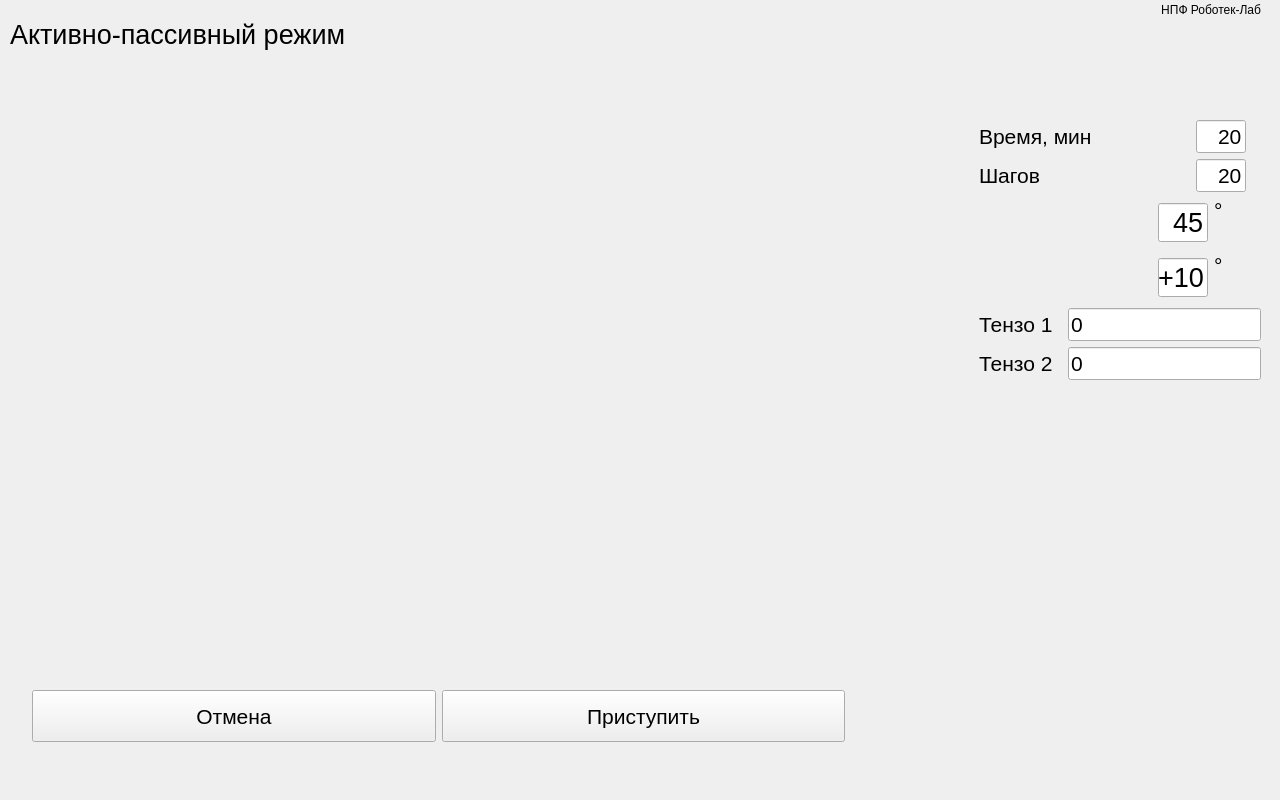
<?xml version="1.0" encoding="UTF-8"?>
<ui version="4.0">
 <class>Ex_ActivePassivePage</class>
 <widget class="QWidget" name="Ex_ActivePassivePage">
  <property name="geometry">
   <rect>
    <x>0</x>
    <y>0</y>
    <width>1280</width>
    <height>800</height>
   </rect>
  </property>
  <property name="windowTitle">
   <string>Form</string>
  </property>
  <widget class="QWidget" name="layoutWidget">
   <property name="geometry">
    <rect>
     <x>10</x>
     <y>0</y>
     <width>1251</width>
     <height>69</height>
    </rect>
   </property>
   <layout class="QHBoxLayout" name="horizontalLayout_2" stretch="0,0,0">
    <item>
     <widget class="QLabel" name="labelPassiveMode">
      <property name="font">
       <font>
        <pointsize>20</pointsize>
       </font>
      </property>
      <property name="text">
       <string>Активно-пассивный режим</string>
      </property>
     </widget>
    </item>
    <item>
     <spacer name="horizontalSpacer_4">
      <property name="orientation">
       <enum>Qt::Horizontal</enum>
      </property>
      <property name="sizeHint" stdset="0">
       <size>
        <width>40</width>
        <height>20</height>
       </size>
      </property>
     </spacer>
    </item>
    <item>
     <layout class="QVBoxLayout" name="verticalLayout">
      <property name="sizeConstraint">
       <enum>QLayout::SetFixedSize</enum>
      </property>
      <item>
       <widget class="QLabel" name="label_3">
        <property name="sizePolicy">
         <sizepolicy hsizetype="Fixed" vsizetype="Fixed">
          <horstretch>0</horstretch>
          <verstretch>0</verstretch>
         </sizepolicy>
        </property>
        <property name="minimumSize">
         <size>
          <width>200</width>
          <height>20</height>
         </size>
        </property>
        <property name="maximumSize">
         <size>
          <width>200</width>
          <height>20</height>
         </size>
        </property>
        <property name="text">
         <string>НПФ Роботек-Лаб</string>
        </property>
        <property name="alignment">
         <set>Qt::AlignRight|Qt::AlignTrailing|Qt::AlignVCenter</set>
        </property>
       </widget>
      </item>
      <item>
       <spacer name="verticalSpacer_3">
        <property name="orientation">
         <enum>Qt::Vertical</enum>
        </property>
        <property name="sizeHint" stdset="0">
         <size>
          <width>17</width>
          <height>13</height>
         </size>
        </property>
       </spacer>
      </item>
      <item>
       <widget class="QLabel" name="label_operator">
        <property name="sizePolicy">
         <sizepolicy hsizetype="Fixed" vsizetype="Fixed">
          <horstretch>0</horstretch>
          <verstretch>0</verstretch>
         </sizepolicy>
        </property>
        <property name="minimumSize">
         <size>
          <width>200</width>
          <height>20</height>
         </size>
        </property>
        <property name="maximumSize">
         <size>
          <width>200</width>
          <height>20</height>
         </size>
        </property>
        <property name="text">
         <string/>
        </property>
        <property name="alignment">
         <set>Qt::AlignRight|Qt::AlignTrailing|Qt::AlignVCenter</set>
        </property>
       </widget>
      </item>
     </layout>
    </item>
   </layout>
  </widget>
  <widget class="QWidget" name="layoutWidget_2">
   <property name="geometry">
    <rect>
     <x>10</x>
     <y>120</y>
     <width>1251</width>
     <height>518</height>
    </rect>
   </property>
   <layout class="QHBoxLayout" name="horizontalLayout_3">
    <item>
     <spacer name="horizontalSpacer_6">
      <property name="orientation">
       <enum>Qt::Horizontal</enum>
      </property>
      <property name="sizeHint" stdset="0">
       <size>
        <width>40</width>
        <height>20</height>
       </size>
      </property>
     </spacer>
    </item>
    <item>
     <layout class="QVBoxLayout" name="verticalLayout_2">
      <item>
       <widget class="QLabel" name="label_leg">
        <property name="minimumSize">
         <size>
          <width>854</width>
          <height>480</height>
         </size>
        </property>
        <property name="maximumSize">
         <size>
          <width>854</width>
          <height>480</height>
         </size>
        </property>
        <property name="text">
         <string/>
        </property>
       </widget>
      </item>
     </layout>
    </item>
    <item>
     <layout class="QVBoxLayout" name="verticalLayout_3">
      <item>
       <layout class="QHBoxLayout" name="horizontalLayout_4">
        <item>
         <widget class="QLabel" name="labelTime">
          <property name="font">
           <font>
            <pointsize>16</pointsize>
           </font>
          </property>
          <property name="text">
           <string>Время, мин</string>
          </property>
         </widget>
        </item>
        <item>
         <spacer name="horizontalSpacer_10">
          <property name="orientation">
           <enum>Qt::Horizontal</enum>
          </property>
          <property name="sizeHint" stdset="0">
           <size>
            <width>40</width>
            <height>20</height>
           </size>
          </property>
         </spacer>
        </item>
        <item>
         <widget class="QLineEdit" name="lineEdit_exercise_duration">
          <property name="minimumSize">
           <size>
            <width>50</width>
            <height>0</height>
           </size>
          </property>
          <property name="maximumSize">
           <size>
            <width>50</width>
            <height>16777215</height>
           </size>
          </property>
          <property name="font">
           <font>
            <pointsize>16</pointsize>
           </font>
          </property>
          <property name="text">
           <string>20</string>
          </property>
          <property name="alignment">
           <set>Qt::AlignRight|Qt::AlignTrailing|Qt::AlignVCenter</set>
          </property>
         </widget>
        </item>
        <item>
         <spacer name="horizontalSpacer_11">
          <property name="orientation">
           <enum>Qt::Horizontal</enum>
          </property>
          <property name="sizeType">
           <enum>QSizePolicy::Fixed</enum>
          </property>
          <property name="sizeHint" stdset="0">
           <size>
            <width>15</width>
            <height>20</height>
           </size>
          </property>
         </spacer>
        </item>
       </layout>
      </item>
      <item>
       <layout class="QHBoxLayout" name="horizontalLayout_5">
        <item>
         <widget class="QLabel" name="labelSteps">
          <property name="font">
           <font>
            <pointsize>16</pointsize>
           </font>
          </property>
          <property name="text">
           <string>&lt;html&gt;&lt;head/&gt;&lt;body&gt;&lt;p&gt;Шагов &lt;/p&gt;&lt;/body&gt;&lt;/html&gt;</string>
          </property>
          <property name="alignment">
           <set>Qt::AlignLeading|Qt::AlignLeft|Qt::AlignVCenter</set>
          </property>
         </widget>
        </item>
        <item>
         <spacer name="horizontalSpacer">
          <property name="orientation">
           <enum>Qt::Horizontal</enum>
          </property>
          <property name="sizeHint" stdset="0">
           <size>
            <width>40</width>
            <height>20</height>
           </size>
          </property>
         </spacer>
        </item>
        <item>
         <widget class="QLineEdit" name="lineEdit__steps_count">
          <property name="minimumSize">
           <size>
            <width>50</width>
            <height>0</height>
           </size>
          </property>
          <property name="maximumSize">
           <size>
            <width>50</width>
            <height>16777215</height>
           </size>
          </property>
          <property name="font">
           <font>
            <pointsize>16</pointsize>
           </font>
          </property>
          <property name="text">
           <string>20</string>
          </property>
          <property name="alignment">
           <set>Qt::AlignRight|Qt::AlignTrailing|Qt::AlignVCenter</set>
          </property>
         </widget>
        </item>
        <item>
         <spacer name="horizontalSpacer_12">
          <property name="orientation">
           <enum>Qt::Horizontal</enum>
          </property>
          <property name="sizeType">
           <enum>QSizePolicy::Fixed</enum>
          </property>
          <property name="sizeHint" stdset="0">
           <size>
            <width>15</width>
            <height>20</height>
           </size>
          </property>
         </spacer>
        </item>
       </layout>
      </item>
      <item>
       <layout class="QHBoxLayout" name="horizontalLayout_6">
        <item>
         <spacer name="horizontalSpacer_13">
          <property name="orientation">
           <enum>Qt::Horizontal</enum>
          </property>
          <property name="sizeHint" stdset="0">
           <size>
            <width>40</width>
            <height>20</height>
           </size>
          </property>
         </spacer>
        </item>
        <item>
         <widget class="QLineEdit" name="lineEdit_max_angle">
          <property name="minimumSize">
           <size>
            <width>50</width>
            <height>0</height>
           </size>
          </property>
          <property name="maximumSize">
           <size>
            <width>50</width>
            <height>16777215</height>
           </size>
          </property>
          <property name="font">
           <font>
            <pointsize>20</pointsize>
           </font>
          </property>
          <property name="text">
           <string>45</string>
          </property>
          <property name="alignment">
           <set>Qt::AlignRight|Qt::AlignTrailing|Qt::AlignVCenter</set>
          </property>
         </widget>
        </item>
        <item>
         <widget class="QLabel" name="labelGrades">
          <property name="font">
           <font>
            <pointsize>16</pointsize>
           </font>
          </property>
          <property name="text">
           <string>&lt;html&gt;&lt;head/&gt;&lt;body&gt;&lt;p&gt;°&lt;br&gt;&lt;/p&gt;&lt;/body&gt;&lt;/html&gt;</string>
          </property>
          <property name="alignment">
           <set>Qt::AlignLeading|Qt::AlignLeft|Qt::AlignVCenter</set>
          </property>
         </widget>
        </item>
        <item>
         <widget class="QPushButton" name="pushButton_diagnostics">
          <property name="sizePolicy">
           <sizepolicy hsizetype="Maximum" vsizetype="Fixed">
            <horstretch>0</horstretch>
            <verstretch>0</verstretch>
           </sizepolicy>
          </property>
          <property name="styleSheet">
           <string notr="true">background-color: rgba(255, 255, 255,0);
border: none;
</string>
          </property>
          <property name="text">
           <string/>
          </property>
          <property name="icon">
           <iconset>
            <normalon>:/images/calibre_01.png</normalon>
           </iconset>
          </property>
          <property name="iconSize">
           <size>
            <width>180</width>
            <height>140</height>
           </size>
          </property>
          <property name="flat">
           <bool>true</bool>
          </property>
         </widget>
        </item>
       </layout>
      </item>
      <item>
       <layout class="QHBoxLayout" name="horizontalLayout_7">
        <item>
         <spacer name="horizontalSpacer_14">
          <property name="orientation">
           <enum>Qt::Horizontal</enum>
          </property>
          <property name="sizeHint" stdset="0">
           <size>
            <width>40</width>
            <height>20</height>
           </size>
          </property>
         </spacer>
        </item>
        <item>
         <widget class="QLineEdit" name="lineEdit_tenzo_error">
          <property name="minimumSize">
           <size>
            <width>50</width>
            <height>0</height>
           </size>
          </property>
          <property name="maximumSize">
           <size>
            <width>50</width>
            <height>16777215</height>
           </size>
          </property>
          <property name="font">
           <font>
            <pointsize>20</pointsize>
           </font>
          </property>
          <property name="text">
           <string>+10</string>
          </property>
          <property name="alignment">
           <set>Qt::AlignRight|Qt::AlignTrailing|Qt::AlignVCenter</set>
          </property>
         </widget>
        </item>
        <item>
         <widget class="QLabel" name="labelGrades_2">
          <property name="font">
           <font>
            <pointsize>16</pointsize>
           </font>
          </property>
          <property name="text">
           <string>&lt;html&gt;&lt;head/&gt;&lt;body&gt;&lt;p&gt;°&lt;br&gt;&lt;/p&gt;&lt;/body&gt;&lt;/html&gt;</string>
          </property>
          <property name="alignment">
           <set>Qt::AlignLeading|Qt::AlignLeft|Qt::AlignVCenter</set>
          </property>
         </widget>
        </item>
        <item>
         <widget class="QPushButton" name="pushButton_diagnostics_ankle">
          <property name="sizePolicy">
           <sizepolicy hsizetype="Maximum" vsizetype="Fixed">
            <horstretch>0</horstretch>
            <verstretch>0</verstretch>
           </sizepolicy>
          </property>
          <property name="styleSheet">
           <string notr="true">background-color: rgba(255, 255, 255,0);
border: none;
</string>
          </property>
          <property name="text">
           <string/>
          </property>
          <property name="icon">
           <iconset>
            <normalon>:/images/calibre_06.png</normalon>
           </iconset>
          </property>
          <property name="iconSize">
           <size>
            <width>180</width>
            <height>140</height>
           </size>
          </property>
          <property name="flat">
           <bool>true</bool>
          </property>
         </widget>
        </item>
       </layout>
      </item>
      <item>
       <layout class="QHBoxLayout" name="horizontalLayout_10">
        <property name="spacing">
         <number>15</number>
        </property>
        <item>
         <widget class="QLabel" name="label_tenzo1">
          <property name="font">
           <font>
            <pointsize>16</pointsize>
           </font>
          </property>
          <property name="text">
           <string>Тензо 1</string>
          </property>
         </widget>
        </item>
        <item>
         <widget class="QLineEdit" name="lineEdit_tenzo_1">
          <property name="font">
           <font>
            <pointsize>16</pointsize>
           </font>
          </property>
          <property name="text">
           <string>0</string>
          </property>
         </widget>
        </item>
       </layout>
      </item>
      <item>
       <layout class="QHBoxLayout" name="horizontalLayout_11">
        <property name="spacing">
         <number>15</number>
        </property>
        <item>
         <widget class="QLabel" name="label_tenzo2">
          <property name="font">
           <font>
            <pointsize>16</pointsize>
           </font>
          </property>
          <property name="text">
           <string>Тензо 2</string>
          </property>
         </widget>
        </item>
        <item>
         <widget class="QLineEdit" name="lineEdit_tenzo_2">
          <property name="font">
           <font>
            <pointsize>16</pointsize>
           </font>
          </property>
          <property name="text">
           <string>0</string>
          </property>
         </widget>
        </item>
       </layout>
      </item>
      <item>
       <spacer name="verticalSpacer">
        <property name="orientation">
         <enum>Qt::Vertical</enum>
        </property>
        <property name="sizeHint" stdset="0">
         <size>
          <width>20</width>
          <height>40</height>
         </size>
        </property>
       </spacer>
      </item>
     </layout>
    </item>
   </layout>
  </widget>
  <widget class="QWidget" name="layoutWidget_3">
   <property name="geometry">
    <rect>
     <x>20</x>
     <y>690</y>
     <width>1241</width>
     <height>52</height>
    </rect>
   </property>
   <layout class="QHBoxLayout" name="horizontalLayout">
    <item>
     <spacer name="horizontalSpacer_2">
      <property name="orientation">
       <enum>Qt::Horizontal</enum>
      </property>
      <property name="sizeType">
       <enum>QSizePolicy::Fixed</enum>
      </property>
      <property name="sizeHint" stdset="0">
       <size>
        <width>12</width>
        <height>20</height>
       </size>
      </property>
     </spacer>
    </item>
    <item>
     <widget class="QPushButton" name="pushButton_cancel">
      <property name="sizePolicy">
       <sizepolicy hsizetype="Expanding" vsizetype="Expanding">
        <horstretch>0</horstretch>
        <verstretch>0</verstretch>
       </sizepolicy>
      </property>
      <property name="font">
       <font>
        <pointsize>16</pointsize>
       </font>
      </property>
      <property name="text">
       <string>Отмена</string>
      </property>
     </widget>
    </item>
    <item>
     <widget class="QPushButton" name="pushButton_exercise">
      <property name="sizePolicy">
       <sizepolicy hsizetype="Expanding" vsizetype="Expanding">
        <horstretch>0</horstretch>
        <verstretch>0</verstretch>
       </sizepolicy>
      </property>
      <property name="font">
       <font>
        <pointsize>16</pointsize>
       </font>
      </property>
      <property name="text">
       <string>Приступить</string>
      </property>
     </widget>
    </item>
    <item>
     <spacer name="horizontalSpacer_5">
      <property name="orientation">
       <enum>Qt::Horizontal</enum>
      </property>
      <property name="sizeHint" stdset="0">
       <size>
        <width>40</width>
        <height>20</height>
       </size>
      </property>
     </spacer>
    </item>
    <item>
     <spacer name="horizontalSpacer_3">
      <property name="orientation">
       <enum>Qt::Horizontal</enum>
      </property>
      <property name="sizeType">
       <enum>QSizePolicy::Fixed</enum>
      </property>
      <property name="sizeHint" stdset="0">
       <size>
        <width>12</width>
        <height>20</height>
       </size>
      </property>
     </spacer>
    </item>
   </layout>
  </widget>
 </widget>
 <resources/>
 <connections/>
</ui>
